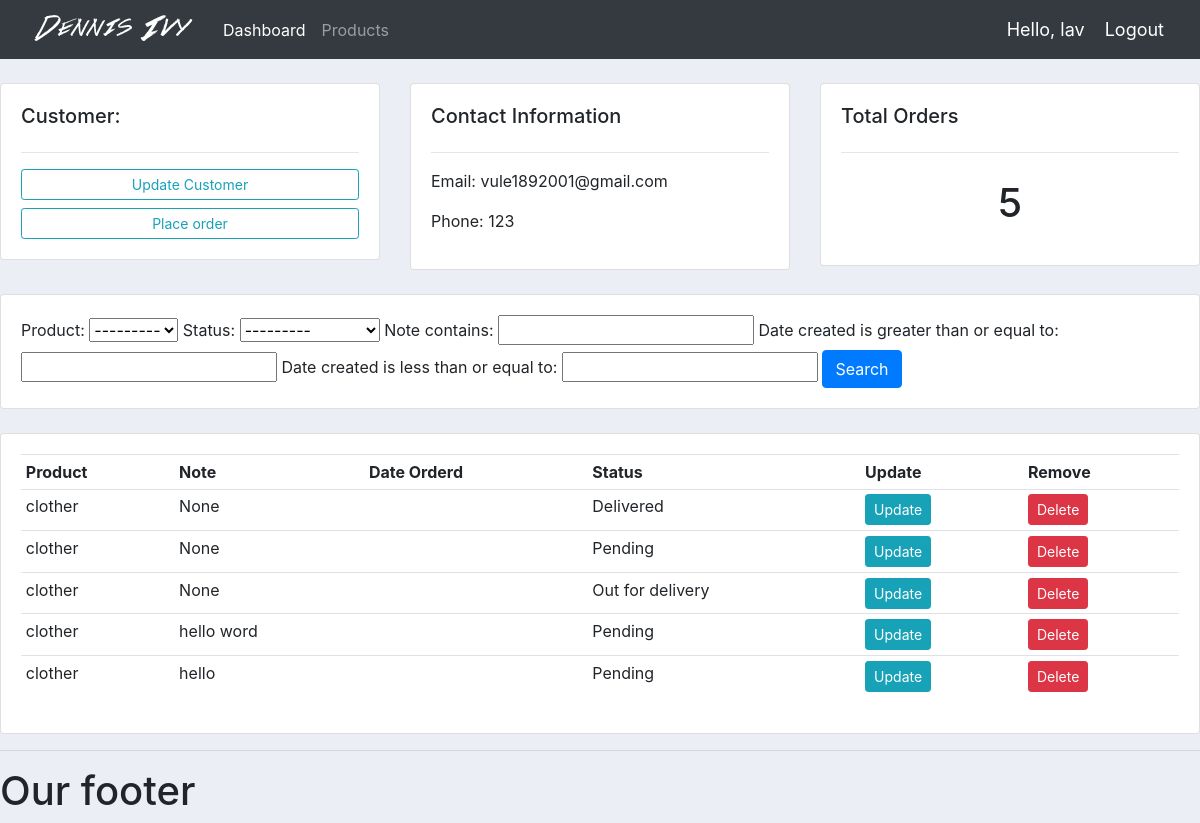
The app's page /customer/1/ (signed in) with its own data.
### accounts/models.py (models this page shows, shortened)
class Customer(models.Model):
    user = models.OneToOneField(User, on_delete=models.CASCADE, null=True, blank=True)
    name = models.CharField(max_length=200, null=True)
    phone = models.CharField(max_length=200, null=True)
    email = models.CharField(max_length=200, null=True)
    profile_pic = models.ImageField(default="logo.png", null=True, blank=True)
    date_created = models.DateTimeField(auto_now_add=True, null=True)

class Order(models.Model):
    STATUS = (
        ('Pending', 'Pending'),
        ('Out for delivery', 'Out for delivery'),
        ('Delivered', 'Delivered'),
    )
    customer = models.ForeignKey(Customer, null=True, on_delete=models.SET_NULL)
    product = models.ForeignKey(Product, null=True, on_delete=models.SET_NULL)
    date_created = models.DateTimeField(auto_now_add=True, null=True)
    status = models.CharField(max_length=200, choices=STATUS, null=True)
    note = models.CharField(max_length=1000, null=True)

class Product(models.Model):
    CATEGORY = (
        ('Indoor', 'Indoor'),
        ('Out Door', 'Out Door'),
    )
    name = models.CharField(max_length=200, null=True)
    price = models.FloatField(null=True)
    category = models.CharField(max_length=200, null=True, choices=CATEGORY)
    description = models.CharField(max_length=200, null=True, blank=True)
    date_created = models.DateTimeField(auto_now_add=True, null=True)
    tags = models.ManyToManyField(Tag)
    def __str__(self):
        return self.name

### accounts/decorator.py (the view)
        def wrapper_func(request, *args, **kwargs):
            group = None
            if request.user.groups.exists():
                group = request.user.groups.all()[0].name
            if group in allowed_roles:
                return view_func(request, *args, **kwargs)
            else:
                return HttpResponse('You are not authorized to view this page')

### accounts/decorator.py (called while the page is built)
def allowed_users(allowed_roles=[]):
    def decorator(view_func):
        def wrapper_func(request, *args, **kwargs):
            group = None
            if request.user.groups.exists():
                group = request.user.groups.all()[0].name
            if group in allowed_roles:
                return view_func(request, *args, **kwargs)
            else:
                return HttpResponse('You are not authorized to view this page')
        return wrapper_func
    return decorator

### accounts/views.py (called while the page is built)
@login_required(login_url='login')
@allowed_users(allowed_roles=['admin'])
def customer(request, pk):
    customer = Customer.objects.get(id=pk)
    orders = customer.order_set.all()
    order_count = orders.count()
    myFilter = OrderFilter(request.GET, queryset=orders)
    orders = myFilter.qs
    context = {'customer': customer,
               'orders': orders,
               'order_count': order_count,
               'myFilter': myFilter
               }
    return render(request, 'accounts/customer.html', context)

### accounts/templates/accounts/customer.html
{%  extends 'accounts/main.html' %}
{% block content %}
	<br>
<div class="row">
	<div class="col-md">
		<div class="card card-body">
			<h5>Customer:</h5>
			<hr>
			<a class="btn btn-outline-info  btn-sm btn-block" href="">Update Customer</a>
			<a class="btn btn-outline-info  btn-sm btn-block" href="{% url 'create_order' customer.id %}">Place order</a>
		</div>
	</div>
	<div class="col-md">
		<div class="card card-body">
			<h5>Contact Information</h5>
			<hr>
			<p>Email: {{ customer.email }}</p>
			<p>Phone: {{ customer.phone }}</p>
		</div>
	</div>
	<div class="col-md">
		<div class="card card-body">
			<h5>Total Orders</h5>
			<hr>
			<h1 style="text-align: center;padding-top: 10px;padding-right: 10px;padding-left: 10px;padding-bottom: 10px;">{{ order_count }}</h1>
		</div>
	</div>
</div>
<br>
<div class="row">
	<div class="col">
		<div class="card card-body">
			<form method="get">
                {{ myFilter.form }}
		    <button class="btn btn-primary" type="submit">Search</button>
		  </form>
		</div>
	</div>
</div>
<br>
<div class="row">
	<div class="col-md">
		<div class="card card-body">
			<table class="table table-sm">
				<tr>
					<th>Product</th>
					<th>Note</th>
					<th>Date Orderd</th>
					<th>Status</th>
					<th>Update</th>
					<th>Remove</th>
				</tr>
                {% for order in orders %}
                <tr>
                    <td>{{ order.product.name }}</td>
                    <td>{{ order.note }}</td>
                    <td>{{ order.date_ordered }}</td>
                    <td>{{ order.status }}</td>
                    <td><a class="btn btn-sm btn-info" href="{% url 'update_order' order.id %}">Update</a></td>
                    <td><a class="btn btn-sm btn-danger" href="{% url 'delete_order' order.id%}">Delete</a></td>
                {% endfor %}
			</table>
		</div>
	</div>
</div>
{% endblock %}

### accounts/templates/accounts/navbar.html (shortened to what this page needs)
{% load static %}
<nav class="navbar navbar-expand-lg navbar-dark bg-dark">
 <img src="{% static 'images/logo.png' %}">
  <div class="collapse navbar-collapse" id="navbarNav">
    <ul class="navbar-nav">
      {% if request.user.is_staff %}
      <li class="nav-item active">
        <a class="nav-link" href="{% url 'home' %}">Dashboard</a>
      </li>
      <li class="nav-item">
        <a class="nav-link" href="{% url 'products' %}">Products</a>
      </li>
      {% else %}
       <li class="nav-item">
        <a class="nav-link" href="{% url 'account' %}">Settings</a>
      </li>
      {% endif %}
    </ul>
  </div>
  <span class="hello-msg">Hello, {{request.user}}</span>
  <span ><a  class="hello-msg" href="{% url 'logout' %}">Logout</a></span>
</nav>

### static/css/main.css (style rules this page uses)
body { background-color: #ebeff5; }

### accounts/templates/accounts/navbar.html (style rules this page uses)
.hello-msg { font-size: 18px; color: #fff; margin-right: 20px; }

### records on screen
Customer: email "vule1892001@gmail.com", phone "123"
Order: product.name "clother", note "None", status "Delivered"
Order: product.name "clother", note "None", status "Pending"
Order: product.name "clother", note "None", status "Out for delivery"
Order: product.name "clother", note "hello word", status "Pending"
Order: product.name "clother", note "hello", status "Pending"

### other values on screen
{{ request.user }} "lav"
{{ order_count }} "5"
